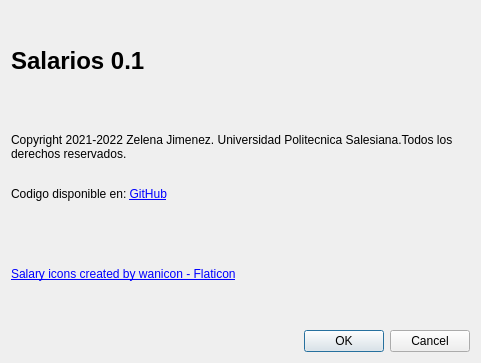
<?xml version="1.0" encoding="UTF-8"?>
<ui version="4.0">
 <class>Acerca</class>
 <widget class="QDialog" name="Acerca">
  <property name="geometry">
   <rect>
    <x>0</x>
    <y>0</y>
    <width>481</width>
    <height>363</height>
   </rect>
  </property>
  <property name="minimumSize">
   <size>
    <width>300</width>
    <height>300</height>
   </size>
  </property>
  <property name="maximumSize">
   <size>
    <width>1201</width>
    <height>700</height>
   </size>
  </property>
  <property name="windowTitle">
   <string>Dialog</string>
  </property>
  <layout class="QVBoxLayout" name="verticalLayout">
   <item>
    <widget class="QLabel" name="lblNombre">
     <property name="font">
      <font>
       <pointsize>18</pointsize>
       <weight>75</weight>
       <bold>true</bold>
      </font>
     </property>
     <property name="text">
      <string>Salarios 0.1</string>
     </property>
    </widget>
   </item>
   <item>
    <widget class="QLabel" name="lblDerechos">
     <property name="text">
      <string>&lt;html&gt;&lt;head/&gt;&lt;body&gt;&lt;p&gt;Copyright 2021-2022 Zelena Jimenez. Universidad Politecnica Salesiana.Todos los derechos reservados.&lt;br/&gt;&lt;/p&gt;&lt;p&gt;Codigo disponible en: &lt;a href=&quot;https://github.com/zelejimenez26/P59-Qt-CalculoRegistro-Salarios&quot;&gt;&lt;span style=&quot; text-decoration: underline; color:#0000ff;&quot;&gt;GitHub&lt;/span&gt;&lt;/a&gt;&lt;/p&gt;&lt;/body&gt;&lt;/html&gt;</string>
     </property>
     <property name="wordWrap">
      <bool>true</bool>
     </property>
    </widget>
   </item>
   <item>
    <widget class="QLabel" name="lblicono">
     <property name="text">
      <string>&lt;a href=&quot;https://www.flaticon.com/free-icons/salary&quot; title=&quot;salary icons&quot;&gt;Salary icons created by wanicon - Flaticon&lt;/a&gt;</string>
     </property>
    </widget>
   </item>
   <item>
    <widget class="QDialogButtonBox" name="buttonBox">
     <property name="orientation">
      <enum>Qt::Horizontal</enum>
     </property>
     <property name="standardButtons">
      <set>QDialogButtonBox::Cancel|QDialogButtonBox::Ok</set>
     </property>
    </widget>
   </item>
  </layout>
 </widget>
 <resources/>
 <connections>
  <connection>
   <sender>buttonBox</sender>
   <signal>accepted()</signal>
   <receiver>Acerca</receiver>
   <slot>accept()</slot>
   <hints>
    <hint type="sourcelabel">
     <x>248</x>
     <y>254</y>
    </hint>
    <hint type="destinationlabel">
     <x>157</x>
     <y>274</y>
    </hint>
   </hints>
  </connection>
  <connection>
   <sender>buttonBox</sender>
   <signal>rejected()</signal>
   <receiver>Acerca</receiver>
   <slot>reject()</slot>
   <hints>
    <hint type="sourcelabel">
     <x>316</x>
     <y>260</y>
    </hint>
    <hint type="destinationlabel">
     <x>286</x>
     <y>274</y>
    </hint>
   </hints>
  </connection>
 </connections>
</ui>
